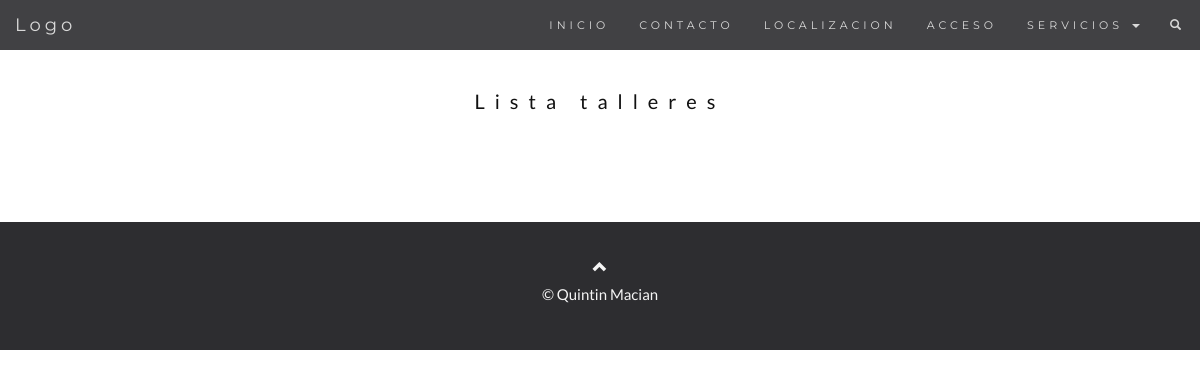
The page /listar/ on the database as committed earlier.
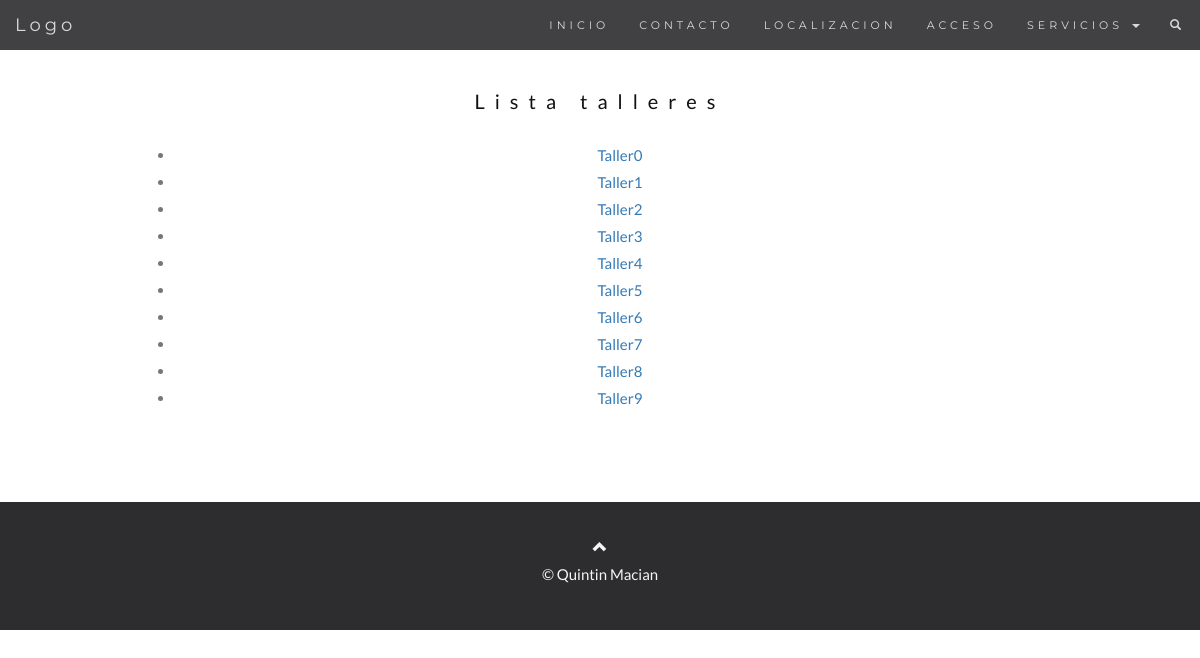
The same page on the database as committed later.
### talleres/models.py (models this page shows)
class Taller(models.Model):
    Numero = models.AutoField(primary_key=True)
    NombreTaller = models.CharField(max_length=50)
    Descripcion = models.CharField(max_length=150)
    NumDepartamento = models.ForeignKey(Departamento, on_delete=models.CASCADE)
    NIVEL = ((1,'ESO'), (2, 'BACHILLER'), (3,'CFGM'), (4,'CFGS'), (5,'PQPI'))
    nivel = models.PositiveSmallIntegerField(choices=NIVEL, null=True)
    curso = models.IntegerField()
    MaxAlumnos = models.IntegerField()
    duracion = models.IntegerField()
    jornada = models.IntegerField()
    excede = models.IntegerField(null=True)
    foto = models.ImageField(blank=True, null=True)
    ESTADO = ((1, 'abierto'),(2, 'cerrado'))
    estado = models.PositiveSmallIntegerField(choices=ESTADO, null=True)
    idAlumnoTaller = models.ManyToManyField(Alumno, through='AlumnoTaller')

### talleres/views.py (the view)
# urls.py: path('listar/', views.listataller, name='listataller'),
def listataller(request):
    taller_list = Taller.objects.order_by('-curso')
    print(taller_list)
    return render(request, 'talleres/listaTaller.html',
    {
        "talleres_list" : taller_list,
    })

### talleres/templates/talleres/listaTaller.html (shortened to what this page needs)
{% extends "base.html" %}
  {% block content %}
    <div id="lista" class="container text-center">
      <h3> Lista talleres </h3>
      <div>
        <ul>
         {% for taller in talleres_list %}
            <li><a href="/taller/mostrar/{{ taller.Numero }}"> {{ taller.NombreTaller }}</a></li>
         {% endfor %}
       </ul>
      </div>
    </div>
    {% endblock content %}

### talleres/templates/base.html (shortened to what this page needs)
<!DOCTYPE html>
<html lang="en">
  <head>
      {% load static %}
      <link rel="stylesheet" href="{% static 'talleres/bootstrap.min.css' %}">
      <link rel="stylesheet" href="{% static 'talleres/principal.css' %}">
      {% load staticfiles %}
    </head>
  <body>
  {% include "nav.html" %}
  {% block content %}{% endblock content %}
  <footer class="footer">
    <div class="container-fixed text-center">
    <a class="up-arrow" href="#myPage" data-toggle="tooltip" title="TO TOP">
      <span class="glyphicon glyphicon-chevron-up"></span>
    </a><br>
    <p> &copy; Quintin Macian</p>
  </div>
  </footer>
  </body>
</html>

### talleres/templates/nav.html (shortened to what this page needs)
{% block nav %}
 <nav class="navbar navbar-default navbar-fixed-top">
  <div class="container-fluid">
    <div class="navbar-header">
      <a class="navbar-brand" href="#myPage">Logo</a>
    </div>
    <div class="collapse navbar-collapse" id="myNavbar">
      <ul class="nav navbar-nav navbar-right">
        <li><a href="/">INICIO</a></li>
        <li><a href="#contact">CONTACTO</a></li>
        <li><a href="/local/">LOCALIZACION</a></li>
        <li><a href="/login/">ACCESO</a></li>
        <li class="dropdown">
          <a class="dropdown-toggle" data-toggle="dropdown" href="#">SERVICIOS
          <span class="caret"></span></a>
        </li>
        <li><a href="#"><span class="glyphicon glyphicon-search"></span></a></li>
      </ul>
    </div>
  </div>
</nav>
{% endblock nav %}

### talleres/static/talleres/principal.css (style rules this page uses)
body { font: 400 15px/1.8 Lato, sans-serif; color: #777; }
h3, h4 { margin: 10px 0 30px 0; letter-spacing: 10px; font-size: 20px; color: #111; }
.container { padding: 80px 120px; }
.navbar { font-family: Montserrat, sans-serif; margin-bottom: 0; background-color: #2d2d30; border: 0; font-size: 11px !important; letter-spacing: 4px; opacity: 0.9; }
.navbar li a, .navbar .navbar-brand { color: #d5d5d5 !important; }
footer { background-color: #2d2d30; color: #f5f5f5; padding: 32px; }
footer a { color: #f5f5f5; }

Rows that differ between the two databases and show on the page:
added Taller: NombreTaller "Taller0"
added Taller: NombreTaller "Taller1"
added Taller: NombreTaller "Taller2"
added Taller: NombreTaller "Taller3"
added Taller: NombreTaller "Taller4"
added Taller: NombreTaller "Taller5"
added Taller: NombreTaller "Taller6"
added Taller: NombreTaller "Taller7"
added Taller: NombreTaller "Taller8"
added Taller: NombreTaller "Taller9"
